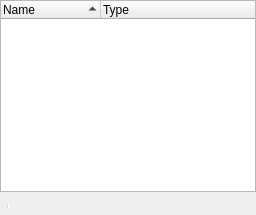
  <widget class="QDockWidget" name="regionDock">
   <property name="windowTitle">
    <string>Regions</string>
   </property>
   <attribute name="dockWidgetArea">
    <number>2</number>
   </attribute>
   <widget class="QWidget" name="regionDockContents">
    <layout class="QVBoxLayout" name="verticalLayout_2">
     <property name="margin">
      <number>0</number>
     </property>
     <item>
      <widget class="vsRegionList" name="regionTree">
       <property name="editTriggers">
        <set>QAbstractItemView::DoubleClicked|QAbstractItemView::EditKeyPressed|QAbstractItemView::SelectedClicked</set>
       </property>
       <property name="alternatingRowColors">
        <bool>true</bool>
       </property>
       <property name="selectionMode">
        <enum>QAbstractItemView::ExtendedSelection</enum>
       </property>
       <property name="rootIsDecorated">
        <bool>false</bool>
       </property>
       <property name="uniformRowHeights">
        <bool>true</bool>
       </property>
       <property name="sortingEnabled">
        <bool>true</bool>
       </property>
       <property name="allColumnsShowFocus">
        <bool>true</bool>
       </property>
       <column>
        <property name="text">
         <string>Name</string>
        </property>
       </column>
       <column>
        <property name="text">
         <string>Type</string>
        </property>
       </column>
      </widget>
     </item>
     <item>
      <widget class="QToolBar" name="regionToolBar">
       <property name="windowTitle">
        <string>Region Tool Bar</string>
       </property>
       <addaction name="actionRegionRemoveSelected"/>
       <addaction name="actionRegionRemoveAll"/>
       <addaction name="separator"/>
       <addaction name="actionRegionShowHidden"/>
      </widget>
     </item>
    </layout>
   </widget>
  </widget>
